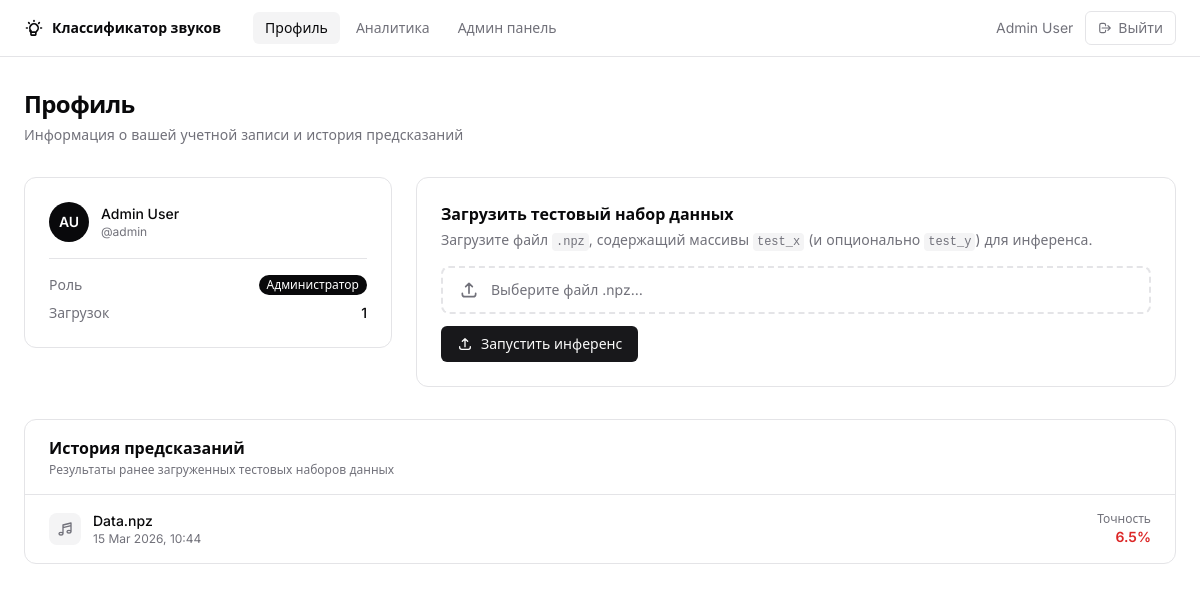
The app's page /profile (signed in), older data.
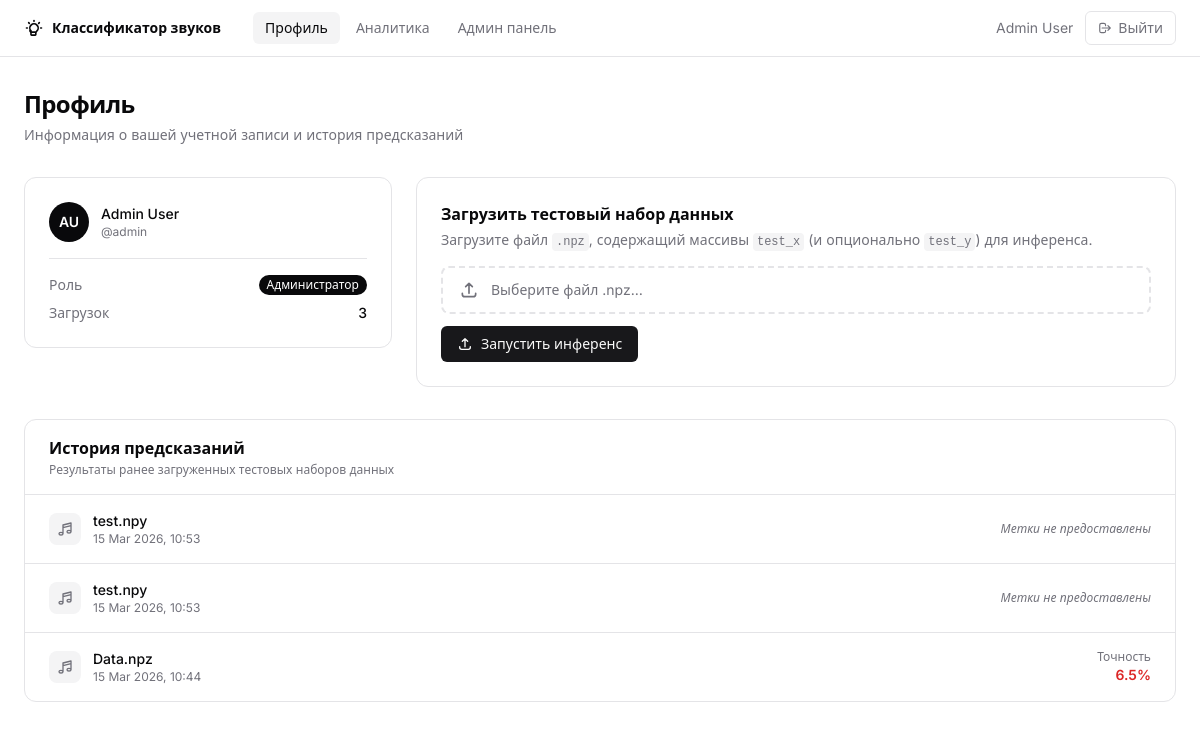
The same page, newer data.
### app/models.py (models this page shows)
class Prediction(db.Model):
    id = db.Column(db.Integer, primary_key=True)
    user_id = db.Column(db.Integer, db.ForeignKey('user.id'), nullable=False)
    filename = db.Column(db.String(200), nullable=False)
    accuracy = db.Column(db.Float, nullable=True)
    loss = db.Column(db.Float, nullable=True)
    timestamp = db.Column(db.DateTime, default=datetime.utcnow)
    results = db.Column(db.Text, nullable=True)
    user = db.relationship('User', backref=db.backref('predictions', lazy=True))

### app/routes.py (the view)
@bp.route('/profile')
@login_required
def profile():
    predictions = Prediction.query.filter_by(user_id=current_user.id).order_by(Prediction.timestamp.desc()).all()
    return render_template('profile.html', predictions=predictions)

### app/models.py (called while the page is built)
@login_manager.user_loader
def load_user(user_id):
    return User.query.get(int(user_id))

### templates/profile.html (shortened to what the changed rows need)
{% extends "base.html" %}
{% block content %}
<div class="space-y-8">
  <div>
    <h1 class="text-2xl font-semibold tracking-tight">Профиль</h1>
  </div>
  <div class="grid grid-cols-1 lg:grid-cols-3 gap-6">
    <div class="lg:col-span-1">
      <div class="bg-card border border-border rounded-xl p-6 space-y-4">
        <div class="border-t border-border pt-4 space-y-2">
          <div class="flex justify-between text-sm">
            <span class="text-muted-foreground">Загрузок</span>
            <span class="font-medium">{{ predictions | length }}</span>
          </div>
        </div>
      </div>
    </div>
    <div class="lg:col-span-2">
      <div class="bg-card border border-border rounded-xl p-6">
        <h2 class="font-semibold text-base mb-1">Загрузить тестовый набор данных</h2>
      </div>
    </div>
  </div>
  <div class="bg-card border border-border rounded-xl">
    <div class="px-6 py-4 border-b border-border">
      <h2 class="font-semibold text-base">История предсказаний</h2>
    </div>
    {% if predictions %}
    <div class="divide-y divide-border">
      {% for p in predictions %}
      <div class="px-6 py-4 flex items-center justify-between gap-4">
        <div class="flex items-center gap-3 min-w-0">
          <div class="w-8 h-8 rounded-lg bg-muted flex items-center justify-center shrink-0">
          </div>
          <div class="min-w-0">
            <p class="text-sm font-medium truncate">{{ p.filename }}</p>
            <p class="text-xs text-muted-foreground">{{ p.timestamp.strftime('%d %b %Y, %H:%M') }}</p>
          </div>
        </div>
        <div class="flex items-center gap-6 shrink-0">
          {% if p.accuracy is not none %}
          <div class="text-right">
            <p class="text-xs text-muted-foreground">Точность</p>
            <p class="text-sm font-semibold {% if p.accuracy >= 0.7 %}text-green-600{% elif p.accuracy >= 0.4 %}text-amber-600{% else %}text-red-600{% endif %}">
              {{ "%.1f"|format(p.accuracy * 100) }}%
            </p>
          </div>
          {% endif %}
          {% if p.accuracy is none and p.loss is none %}
          <span class="text-xs text-muted-foreground italic">Метки не предоставлены</span>
          {% endif %}
        </div>
      </div>
      {% endfor %}
    </div>
    {% endif %}
  </div>
</div>
{% endblock %}

Row changes from the older to the newer data that the page shows:
added Prediction: filename "test.npy", timestamp "15 Mar 2026, 10:53", shows "Метки не предоставлены"
added Prediction: filename "test.npy", timestamp "15 Mar 2026, 10:53", shows "Метки не предоставлены"
Text that changed along with them:
{{ predictions | length }}: "1" → "3"
